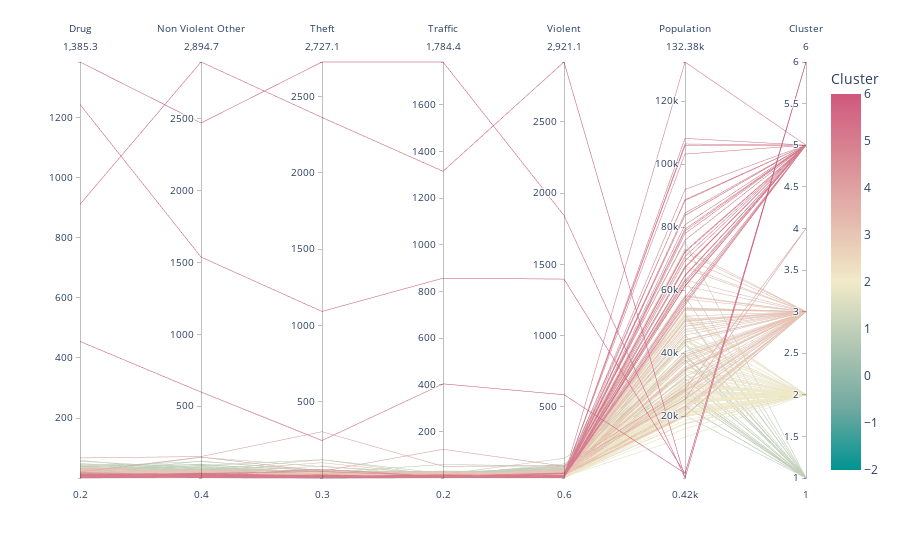

Notebook cell for this chart:
### Code cell
import plotly.express as px

fig = px.parallel_coordinates(df_clustered[['Drug', 'Non Violent Other', 'Theft', 'Traffic', 'Violent','Population','Cluster']], color="Cluster", labels={"Cluster": "Cluster",
                "Drug": "Drug", "Non Violent Other": "Non Violent Other","Theft": "Theft", "Traffic": "Traffic",
                 "Violent": "Violent", "Population":"Population",},
                             color_continuous_scale=px.colors.diverging.Tealrose,
                             color_continuous_midpoint=2)
fig.show()

### Figure 1 — Plotly figure (JSON) as saved in the notebook; plotly's stock layout.template omitted (floating-point values rounded to 4 significant figures; data arrays with more than 128 entries replaced by an {"elided": "..."} marker saying what was removed)
{"data": [{"dimensions": [{"label": "Drug", "values": {"elided": "192 float values"}}, {"label": "Non Violent Other", "values": {"elided": "192 float values"}}, {"label": "Theft", "values": {"elided": "192 float values"}}, {"label": "Traffic", "values": {"elided": "192 float values"}}, {"label": "Violent", "values": {"elided": "192 float values"}}, {"label": "Population", "values": {"elided": "192 int values"}}, {"label": "Cluster", "values": {"elided": "192 int values"}}], "domain": {"x": [0, 1], "y": [0, 1]}, "line": {"color": {"elided": "192 int values"}, "coloraxis": "coloraxis"}, "name": "", "type": "parcoords"}], "layout": {"coloraxis": {"cmid": 2, "colorbar": {"title": {"text": "Cluster"}}, "colorscale": [[0, "rgb(0, 147, 146)"], [0.1667, "rgb(114, 170, 161)"], [0.3333, "rgb(177, 199, 179)"], [0.5, "rgb(241, 234, 200)"], [0.6667, "rgb(229, 185, 173)"], [0.8333, "rgb(217, 137, 148)"], [1, "rgb(208, 88, 126)"]]}, "legend": {"tracegroupgap": 0}, "margin": {"t": 60}}}
